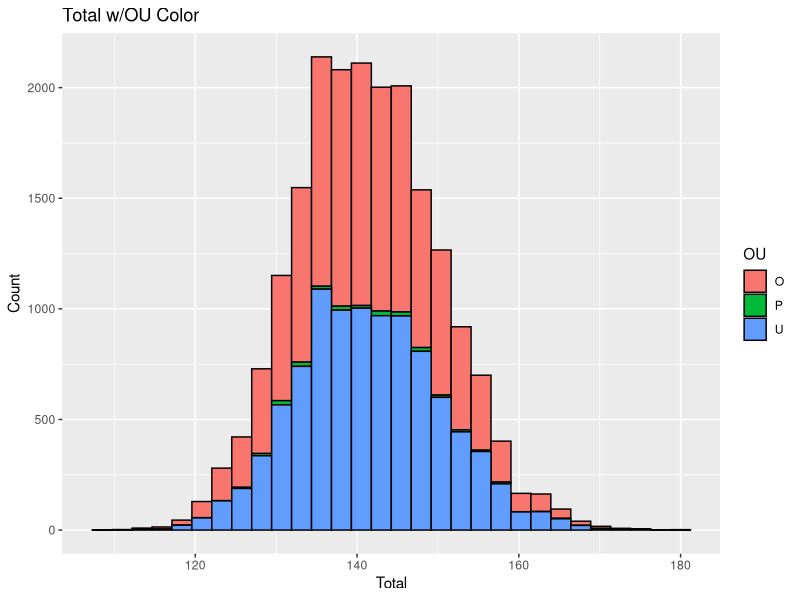
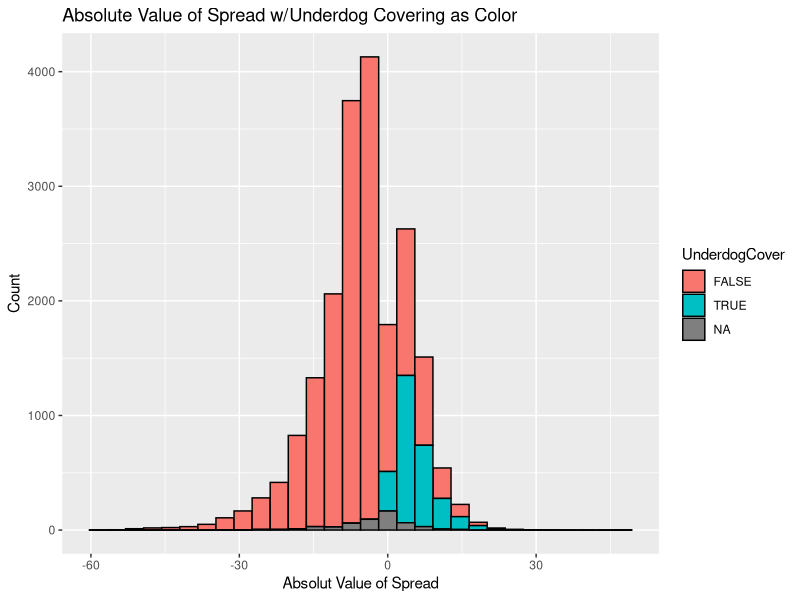
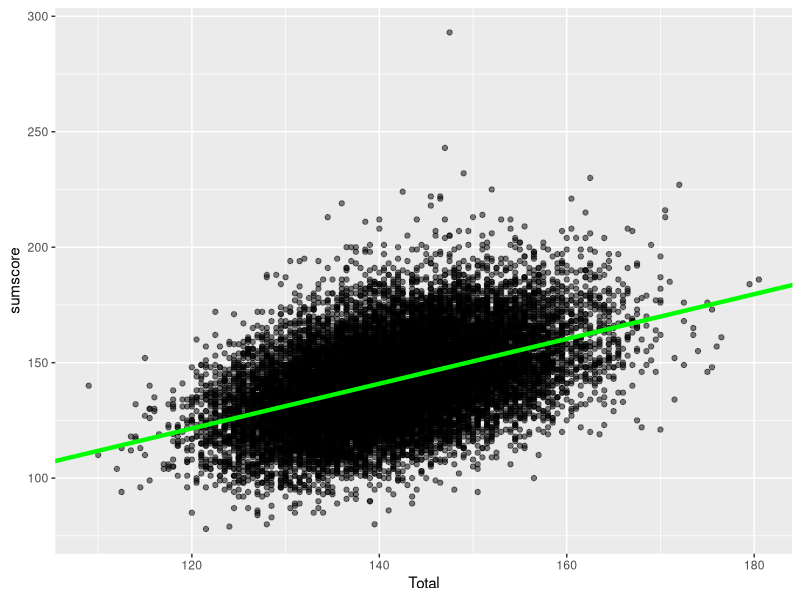
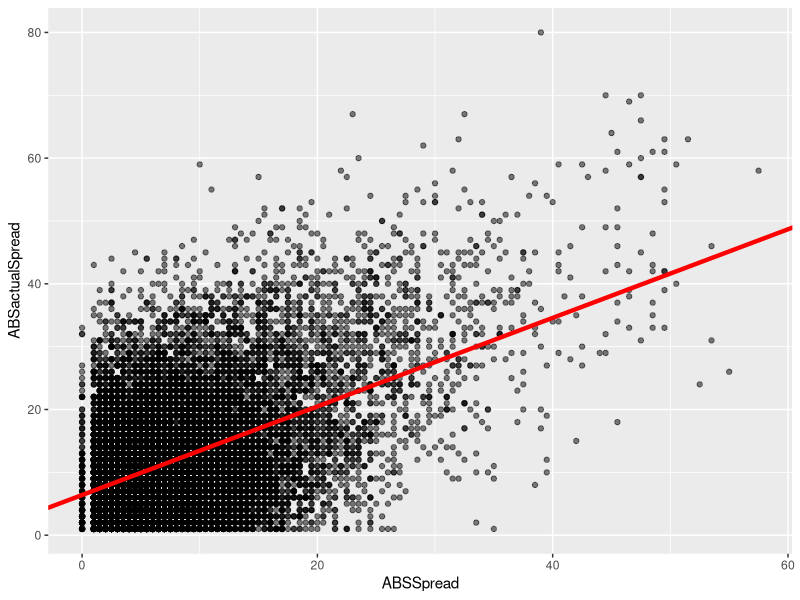
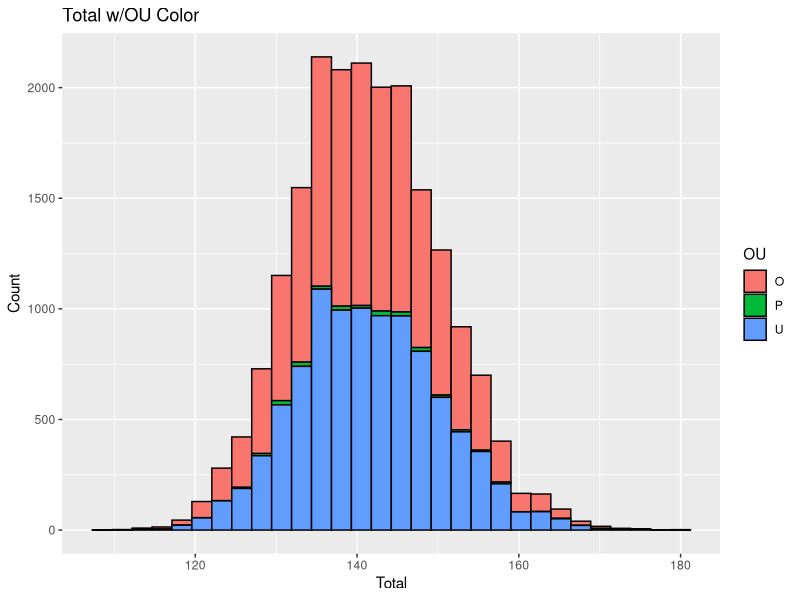
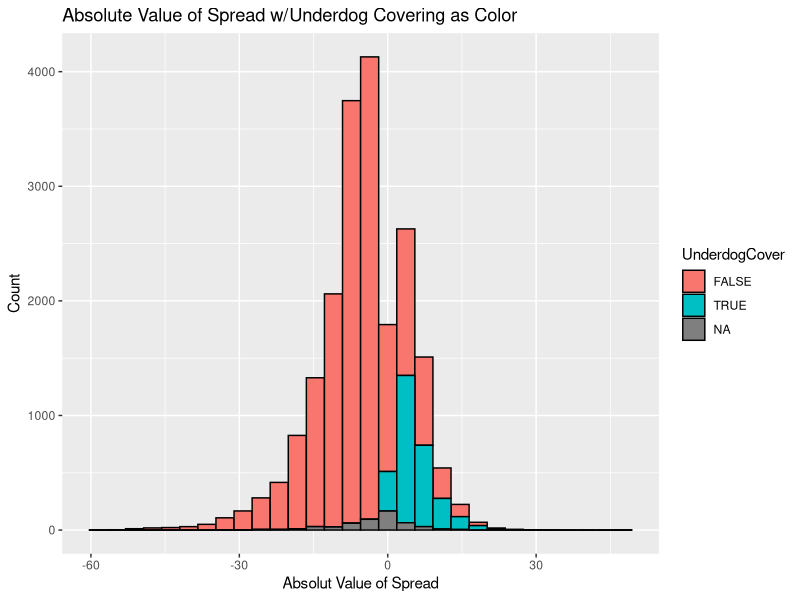
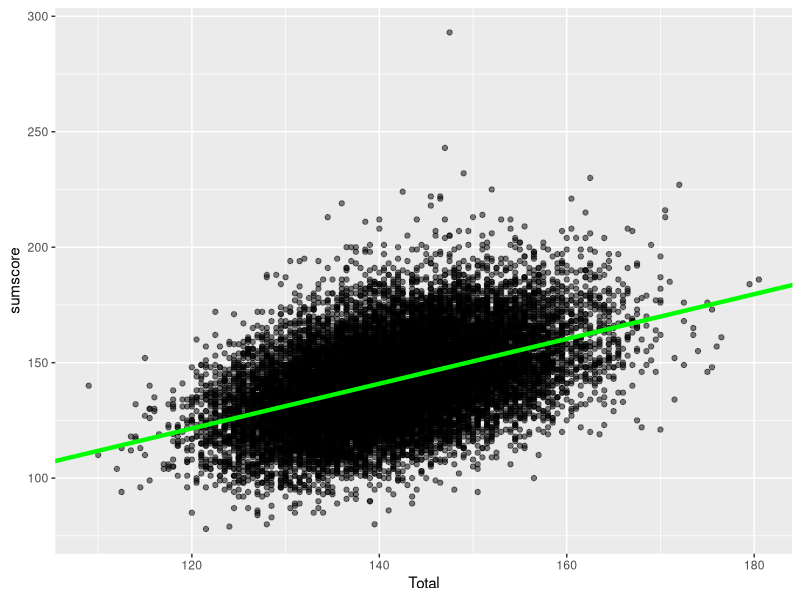
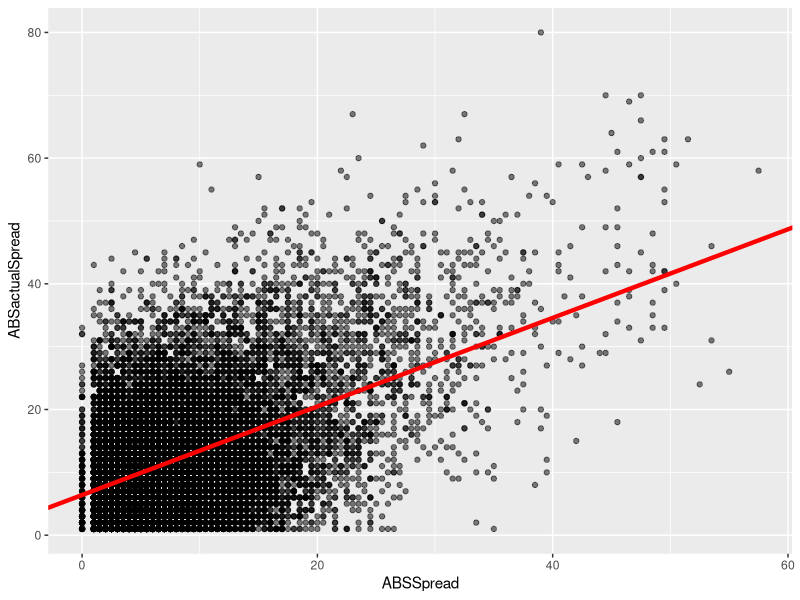

Write R code to recreate these figures, in order.
## ---- chunk 1
knitr::opts_chunk$set(echo = TRUE)
## ---- chunk 2
library(tidyverse)
library(readr)
library(car)
library(ggplot2)
## ---- chunk 3
q2data <- read_csv('data/NCAAB_reduced_3_19_25.csv')
## ---- chunk 4
##adding columns for spread related columns with abs and covering
q2data %>%
  mutate(scorediff = HomeScore - AwayScore,
         ABSactualSpread = abs(HomeScore - AwayScore),
         ABSSpread = abs(Spread),
         HomeCover = case_when(
           ##favorite
           ((HomeSpread < 0) & (((ABSSpread < ABSactualSpread)) & (HomeScore > AwayScore))) ~ TRUE,
           ((HomeSpread < 0) & ((ABSSpread > ABSactualSpread) | (HomeScore < AwayScore))) ~ FALSE,
           ##dog
           ((HomeSpread > 0) & ((ABSSpread > ABSactualSpread) | (HomeScore > AwayScore))) ~ TRUE,
           ((HomeSpread > 0) & ((ABSSpread < ABSactualSpread) & (AwayScore > HomeScore))) ~ FALSE),
         ##for away if home doesn't cover then away does
         AwayCover = case_when(
           HomeCover == TRUE ~ FALSE,
           HomeCover == FALSE ~ TRUE),
         Underdog = ifelse(HomeSpread > 0, 'Home', 'Away'),
         UnderdogCover = case_when(
           Underdog == 'Home' & HomeCover == TRUE ~ TRUE,
           Underdog == 'AWAY' & AwayCover == TRUE ~ TRUE,
           HomeCover == FALSE | AwayCover == FALSE ~ FALSE)) -> q2data
## ---- chunk 5
##shows normal distribution of total
ggplot(q2data, aes(x = Total, fill = OU)) +
  geom_histogram(color = 'black') +
  xlab('Total') + ylab('Count') +
  ggtitle('Total w/OU Color')
ggsave('TotalHist.jpg')
## ---- chunk 6
##shows normal distribution of spread
ggplot(q2data, aes(x = Spread, fill = UnderdogCover)) +
  geom_histogram(color = 'black') +
  xlab('Absolut Value of Spread') + ylab('Count') +
  ggtitle('Absolute Value of Spread w/Underdog Covering as Color')
ggsave('SpreadHist.jpg')
## ---- chunk 7
##model for total, ran linearHypothesis() to test linearity and will show using chart
total_mod <- lm(sumscore ~ Total, data = q2data)
summary(total_mod)
linearHypothesis(total_mod, c('(Intercept) = 0', 'Total = 1'))
## ---- chunk 8
##scatter plot to show linearity of model for totals
ggplot(q2data, aes(x = Total, y = sumscore)) +
  geom_point(alpha = 0.5) + 
  geom_abline(slope = total_mod$coefficients[2], intercept = total_mod$coefficients[1], color = 'green', size = 1.5)
ggsave('TotalLinearity.jpg')
## ---- chunk 9
##model for spread couldn't figure out linearHypothesis() so used chart to show linear relationship
spread_mod <- lm(ABSactualSpread ~ ABSSpread, data = q2data)
summary(spread_mod)
## ---- chunk 10
##scatter plot to show linearity of model for spread
ggplot(q2data, aes(x = ABSSpread, y = ABSactualSpread)) +
  geom_point(alpha = 0.5) + 
  geom_abline(slope = spread_mod$coefficients[2], intercept = spread_mod$coefficients[1], color = 'red', size = 1.5)
ggsave('SpreadLinearity.jpg')
## ---- chunk 11
##looking at the summary for total and spread to examine where should start the tails
summary(q2data$ABSSpread)
summary(q2data$Total)
## ---- chunk 12
##calculating percentage for underdog covering and filtering the data over the tails and entire set
q2data %>% count(UnderdogCover) -> breakdwn_dog_spread
breakdwn_dog_spread
breakdwn_dog_spread$n[2] / sum(breakdwn_dog_spread$n)
## ---- chunk 13
q2data %>% filter((ABSSpread >= 10.5)) -> spreadq3
spreadq3 %>% count(UnderdogCover) -> breakdwn_dog_spreadq3
breakdwn_dog_spreadq3
breakdwn_dog_spreadq3$n[2] / sum(breakdwn_dog_spreadq3$n)
## ---- chunk 14
q2data %>% filter((ABSSpread <= 3.5)) -> spreadq1
spreadq1 %>% count(UnderdogCover) -> breakdwn_dog_spreadq1
breakdwn_dog_spreadq1
breakdwn_dog_spreadq1$n[2] / sum(breakdwn_dog_spreadq1$n)
## ---- chunk 15
##calculating percentages for under hitting over the entire data set and the tails
q2data %>% count(OU) -> breakdwn_OU
breakdwn_OU
breakdwn_OU$n[3] / sum(breakdwn_OU$n)
## ---- chunk 16
q2data %>% filter(Total <= 135) -> totalq1
totalq1 %>% count(OU) -> breakdwn_OUq1
breakdwn_OUq1
breakdwn_OUq1$n[3] / sum(breakdwn_OUq1$n)
## ---- chunk 17
q2data %>% filter(Total >= 147) -> totalq3
totalq3 %>% count(OU) -> breakdwn_OUq3
breakdwn_OUq3
breakdwn_OUq3$n[3] / sum(breakdwn_OUq3$n)
